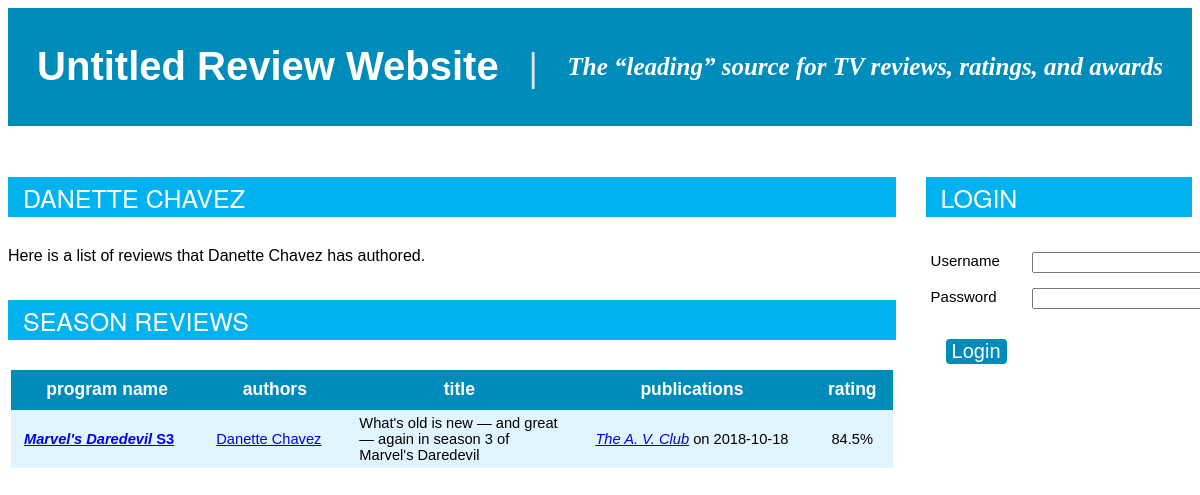
The page /scripts/critic.php?id=1 on the database its author committed.
### tables this page shows
CREATE TABLE IF NOT EXISTS Review
	(reviewID INTEGER PRIMARY KEY AUTO_INCREMENT, 
	rating DOUBLE, 
	progID INTEGER, 
    serialID INTEGER,
	seasonID INTEGER,
    FOREIGN KEY(progID)
		REFERENCES Program(progID)
        ON DELETE CASCADE
        ON UPDATE CASCADE,
	FOREIGN KEY(serialID, seasonID)
		REFERENCES Season(serialID, seasonID)
        ON DELETE CASCADE
        ON UPDATE CASCADE
);

CREATE TABLE IF NOT EXISTS Serial
	(serialID INTEGER PRIMARY KEY AUTO_INCREMENT, 
	name VARCHAR(50)
);

CREATE TABLE IF NOT EXISTS Season
	(serialID INTEGER, 
	seasonID INTEGER, 
	orderingPlatformID INTEGER,
	announceDate DATE, 
	renewed BOOL,
	PRIMARY KEY(serialID, seasonID),
	FOREIGN KEY(serialID)
		REFERENCES Serial(serialID)
		ON DELETE CASCADE
		ON UPDATE CASCADE,
	FOREIGN KEY(orderingPlatformID)
		REFERENCES Platform(platformID)
		ON DELETE CASCADE
		ON UPDATE CASCADE
);

CREATE TABLE IF NOT EXISTS Critic
	(reviewerID INTEGER PRIMARY KEY AUTO_INCREMENT, 
	name VARCHAR(50)
);

CREATE TABLE IF NOT EXISTS CriticReview
	(reviewID INTEGER PRIMARY KEY, 
	title VARCHAR(250), 
	textExcerpt VARCHAR(1000),
	FOREIGN KEY(reviewID)
		REFERENCES Review(reviewID)
		ON DELETE CASCADE
		ON UPDATE CASCADE
);

CREATE TABLE IF NOT EXISTS Publishes
	(publicationName VARCHAR(40), 
	reviewID INTEGER, 
	date DATE,
	PRIMARY KEY(publicationName, reviewID),
	FOREIGN KEY(publicationName) 
		REFERENCES Publication(publicationName) 
		ON DELETE CASCADE
		ON UPDATE CASCADE,
	FOREIGN KEY(reviewID) 
		REFERENCES CriticReview(reviewID) 
		ON DELETE CASCADE
		ON UPDATE CASCADE
);

### scripts/critic.php (the view, shortened to what this page needs)
<html>
	<head>
		<link href="style.css" rel="stylesheet" type="text/css">
		<div id="top">
			<a class="header-link" href="<?php echo "http://" . $_SERVER['HTTP_HOST']; ?>"><h1>Untitled Review Website</h1></a>
			<span class="separator"><b>|</b></span>
			<h2>The “leading” source for TV reviews, ratings, and awards</h2>
		</div>
	</head>
	<body>
		<div class="column-left">
<?php
$servername = "localhost:3306";
$username = "application";
$password = "applicationPASSWORD";
$dbname = "untitled_review_website";
echo "<span class=\"content-header\"><h3>" . $_GET['name'] . "</h3></span>";
$conn = new mysqli($servername, $username, $password, $dbname);
if ($conn->connect_error) {
	$error = true;
} else {
	$seasonSql = "SELECT R.reviewID, S.serialID, SE.name AS showName, S.seasonID, CR.title, R.rating
					FROM Review R
					JOIN CriticReview CR ON R.reviewID = CR.reviewID
					JOIN CriticWrites CW ON R.reviewID = CW.reviewID
					JOIN Critic C ON CW.reviewerID = C.reviewerID
					JOIN Season S ON R.serialID = S.serialID AND R.seasonID = S.seasonID
					JOIN Serial SE ON S.serialID = SE.serialID
					LEFT JOIN Publishes PU
					ON PU.reviewID = R.reviewID
					WHERE C.reviewerID = " . $_GET['id'] . "
					GROUP BY R.reviewID
					ORDER BY date DESC";
	$seasonResult = $conn->query($seasonSql);
	$programSql = "SELECT R.reviewID, R.progID, ES.serialID, ES.name AS showName,
					ES.seasonID, ES.epID, P.name AS programName, R.rating, CR.title
					FROM Review R
					JOIN CriticReview CR ON R.reviewID = CR.reviewID
					JOIN CriticWrites CW ON R.reviewID = CW.reviewID
					JOIN Critic C ON CW.reviewerID = C.reviewerID
					JOIN Program P ON R.progID = P.progID
					LEFT JOIN (SELECT E.progID, E.serialID, E.seasonID, E.epID, S.name
						FROM Episode E
						LEFT JOIN Serial S
						ON S.serialID = E.serialID) ES
					ON ES.progID = P.progID
					LEFT JOIN Publishes PU
					ON PU.reviewID = R.reviewID
					WHERE C.reviewerID = " . $_GET['id'] . "
					GROUP BY R.reviewID
					ORDER BY date DESC";
	$programResult = $conn->query($programSql);
	$type = "Season";
	$result = $seasonResult;
	if ($seasonResult->num_rows > 0 || $programResult->num_rows > 0) {
		echo "<p>Here is a list of reviews that " . $_GET['name'] . " has authored.</p>";
		for ($i=1; $i<=2; $i++) {
			if ($result->num_rows > 0) {
				echo "<span class=\"content-header\"><h3>" . $type . " Reviews</h3></span>
						<table align=\"center\" class=\"listing\">
							<tr>
								<th>Program Name</th>
								<th>Authors</th>
								<th>Title</th>
								<th>Publications</th>
								<th>Rating</th>
							</tr>";
				while ($row = $result->fetch_assoc()) {
					if ($row["programName"] == null) {
						$showLink = "http://" . $_SERVER['HTTP_HOST']. "/season?serialID=" . $row["serialID"] . "&seasonID=" . $row["seasonID"];
						$showDescriptor = "";
						$showTitle = "<a href=\"" . $showLink . "\"><b><i>" . $row["showName"] . "</i> S" . $row["seasonID"] . "</b></a>";
					}
					echo "<tr class=\"table-entry\">
							<td>" . $showDescriptor . $showTitle . "</td>
							<td>";
					$authorSql = "SELECT C.reviewerID, C.name
									FROM Critic C, CriticWrites CW
									WHERE C.reviewerID = CW.reviewerID
										AND CW.reviewID = " . $row["reviewID"];
					$authorResult = $conn->query($authorSql);
					while ($innerRow = $authorResult->fetch_assoc()) {
						echo "<p><a href=\"http://" . $_SERVER['HTTP_HOST'] . "/critic?id=" . $innerRow['reviewerID'] . "\">
								" . $innerRow['name'] . "</p>";
					}
					echo "</td>
							<td style=\"width:200px\">" . $row['title'] . "</td>
							<td align=\"center\">";
					$pubSql = "SELECT publicationName, date
								FROM Publishes
								WHERE reviewID = " . $row["reviewID"];
					$pubResult = $conn->query($pubSql);
					while ($innerRow = $pubResult->fetch_assoc()) {
						echo "<p><i><a href=\"http://" . $_SERVER['HTTP_HOST'] . "/publication?id=" . $innerRow['publicationName'] . "\">
							" . $innerRow['publicationName'] . "</a></i> on " . $innerRow['date'] . "</p>";
					}
					echo "</td>
							<td align=\"center\">" . $row['rating'] . "%</td>
						  </tr>";
				}
				echo "</table>";
			}
			$type = "Program";
			$result = $programResult;
		}
	} else {
		$error = true;
	}
}
?>
		</div>
		<div class="column-right">
<?php
$criticID = isset($_GET['id']) ? $_GET['id'] : $_POST['id'];
if (isset($_SESSION['logged_in']) && !isset($_POST['logout'])) {
	$user_descriptor = "<b>" . $_SESSION['username'] . "</b>";
	if (isset($_SESSION['is_critic']) && $_SESSION['is_critic']) {
		$servername = "localhost:3306";
		$username = "application";
		$password = "applicationPASSWORD";
		$dbname = "untitled_review_website";
		$conn = new mysqli($servername, $username, $password, $dbname);
		if (!$conn->connect_error) {
			$sql = "SELECT name FROM Critic WHERE dbUsername = '" . $_SESSION['username'] . "'";
			$result = $conn->query($sql);
			if ($result->num_rows > 0) {
				$row = $result->fetch_assoc();
				$user_descriptor = "<b>" . $row['name'] . "</b> (" . $_SESSION['username'] . ")";
			}
		}
		$conn->close();
	}
	echo "<div id=\"account\">
			<span class=\"content-header\"><h3>Account</h3></span>
					<p>Welcome, " . $user_descriptor . "</b>!</p>";
	if (isset($_SESSION['is_critic']) && $_SESSION['is_critic']) {
		echo "<p>Search for a program to add a review to, or click
			<a href=\"http://" . $_SERVER['HTTP_HOST'] . "/critic_management\">here</a>
			to view and update your reviews.</p>";
	}
	if(isset($_SESSION['is_admin']) && $_SESSION['is_admin']) {
		echo "<p>Click <a href=\"http://" . $_SERVER['HTTP_HOST'] . "/admin_management\">here</a>
			to add data to the review website database.</p>";
	}
	echo "<form action=\"" . $_SERVER['PHP_SELF'] . "\" method=\"post\">
			<input type=\"hidden\" name=\"id\" value=\"" . $criticID . "\">
			<button type=\"submit\" name=\"logout\">Logout</button>
		  </form>
		  </div>";
} else {
	echo "<div id=\"login-form\">
		  <span class=\"content-header\"><h3>Login</h3></span>
		  <form action=\"" . $_SERVER['PHP_SELF'] . "\" method=\"post\">
			<input type=\"hidden\" name=\"id\" value=\"" . $criticID . "\">
			<table class=\"plain\">
				<tr>
					<td>Username</td>
					<td><input type=\"text\" name=\"username\"
						value=\"" . (isset($_POST['username']) ? $_POST['username'] : '') . "\"</td>
				</tr>
				<tr>
					<td>Password</td>
					<td><input type=\"password\" name=\"password\"
						value=\"" . (isset($_POST['password']) ? $_POST['password'] : '') . "\"</td>
				</tr>
				<tr>
					<td><button type=\"submit\" name=\"login\">Login</button></td>
				</tr>
			</table>
		  </form>";
}
?>
			  </div>
	</body>
</html>

### scripts/style.css (style rules this page uses)
html { overflow-y:scroll; }
#top { background-color:#008cbb; clear:both; display:flex; align-items:center; justify-content:center; height:15%; width:auto; margin:0px 0px 16px 0px; }
.column-left { float:left; width:75%; }
.column-right { float:right; width:22.5%; }
.content-header { background-color:#00B2EE; clear:both; margin-top:35px; margin-bottom:30px; display:block; padding-left:15px; line-height:40px; }
.separator { color:#e3e3e3; font-size:40; display:inline; margin-left:30px; margin-right:30px; }
h1 { color:white; font-size:40; font-family:sans-serif; display:inline; }
h2 { color:white; font-size:25; display:inline; font-style:italic; font-family:serif; }
h3 { color:white; font-size:25; display:inline; font-family:"HelveticaNeue-Light", "Helvetica Neue Light", "Helvetica Neue", Helvetica, Arial, "Lucida Grande", sans-serif; font-weight:200; text-transform:uppercase; }
p { font-family:sans-serif; }
table.plain { font-family:sans-serif; border-collapse:collapse; font-size:15; padding:30px; }
table.plain th, table.plain td { padding:5px; padding-bottom:10px; vertical-align:top; }
table.listing { clear:both; width:73.5vw; font-family:sans-serif; border-collapse:collapse; font-size:11pt; margin-bottom:30px; }
table.listing th { background-color:#008cbb; color:white; text-align:center; padding:0px 13px 0px 13px; text-transform:lowercase; font-size:17.5px; }
table.listing tr { height:45px; }
table.listing tr:nth-child(1) { height:40px; }
table.listing tr:nth-child(even) { background-color:#e0f5ff; }
table.listing tr:nth-child(odd) { background-color:white; }
table.listing td { padding:5px 13px 5px 13px; }
.table-entry { height:40px; }
.header-link { text-decoration:none; }
button, input[type=button] { background-color:#008cbb; border:none; color:white; border-radius:4px; font-size:20; margin:15px; }

### rows shown on the page
review: serial.name "Marvel's Daredevil", season.seasonID "3", criticreview.title "What's old is new — and great — again in season 3 of Marvel's Daredevil", rating "84.5"
critic: name "Danette Chavez"
publishes: publicationName "The A. V. Club", date "2018-10-18"

### other values the page prints
$_GET['name'] "DANETTE CHAVEZ"
$_GET['name'] "Danette Chavez"
